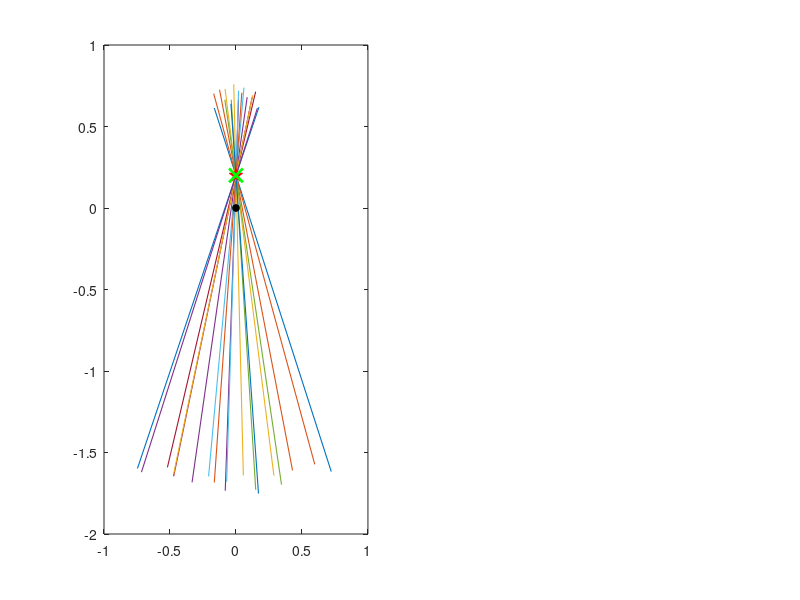

Here is the MATLAB script that generated this plot: (Note: this script raises an error after producing the figure.)
function run_assignment3()
% R16868 Assignment 3: articulated SLIP running with VPP and loaded PD.
% Pure MATLAB implementation; requires no Simulink or other toolboxes.
% Original m08.slx and m08_params.m are included as course_starter files.
% Fixed-step RK4 with touchdown and liftoff events and a single stance leg.
% Run this function from anywhere: addpath('src'); run_assignment3
root = fileparts(fileparts(mfilename('fullpath')));
figdir = fullfile(root, 'figures');
if ~exist(figdir,'dir'), mkdir(figdir); end
p = struct('m',70,'g',9.81,'k',20000,'l0',1,'d',0.2,'J',3.5,...
           'aoa',68*pi/180,'h',0.2,'Kp',200,'Kd',30,'D',0,...
           'dt',1e-4,'T',4,'phi0',-0.02);

vpp = simulate_runner(p,'vpp');
pd = simulate_runner(p,'pd');
vfit = pivot_fit(vpp,p.h);
pfit = pivot_fit(pd,p.h);
fprintf('VPP: best fit (%.6f, %.6f) m, RMS %.6e m (%d points)\n', ...
    vfit.xy(1), vfit.xy(2), vfit.rms, vfit.n);
fprintf('PD:  best fit (%.6f, %.6f) m, RMS %.6f m (%d points)\n', ...
    pfit.xy(1), pfit.xy(2), pfit.rms, pfit.n);

f = figure('Color','w','Position',[100 100 1100 460]);
subplot(1,2,1); plot_lines(vpp,vfit,p.h,'Geometric VPP');
subplot(1,2,2); plot_lines(pd,pfit,p.h,'Load-modulated PD');
print(f,fullfile(figdir,'matlab_grf_pivots.pdf'),'-dpdf','-bestfit');close(f);

p.D=10; damped=simulate_runner(p,'vpp');p.D=0;
dfit=pivot_fit(damped,p.h);
fprintf('Damped VPP: best fit (%.6f, %.6f) m, RMS %.6f m\n', ...
    dfit.xy(1),dfit.xy(2),dfit.rms);
f=figure('Color','w','Position',[100 100 1000 370]);
plot(vpp(:,1),vpp(:,6)*180/pi,'LineWidth',1.1);hold on;
plot(damped(:,1),damped(:,6)*180/pi,'LineWidth',1.1);
plot(pd(:,1),pd(:,6)*180/pi,'LineWidth',1.1);
ylim([-60 60]);xlim([0 3.5]);grid on;
xlabel('Time (s)');ylabel('Trunk pitch (deg)');
legend('VPP','VPP + load-modulated damping','Load-modulated PD','Location','best');
print(f,fullfile(figdir,'matlab_pitch_comparison.pdf'),'-dpdf','-bestfit');close(f);

f=figure('Color','w','Position',[100 100 1000 360]);
for hh=[-0.2,-0.1,0,0.1,0.2,0.4]
    p.h=hh;p.T=2.2;
    s=simulate_runner(p,'vpp');
    plot(s(:,1),s(:,6)*180/pi,'LineWidth',1.1, ...
        'DisplayName',sprintf('h=%+.1f m',hh));hold on;
end
ylim([-90 90]);xlim([0 2.2]);grid on;
xlabel('Time (s)');ylabel('Trunk pitch (deg)');legend('Location','best');
print(f,fullfile(figdir,'matlab_vpp_height_sensitivity.pdf'),'-dpdf','-bestfit');close(f);
end

function rows = simulate_runner(p,mode)
% cols: time, x,z,vx,vz,phi,omega,stance,fp,Fx,Fz,tau,Fs
n = ceil(p.T/p.dt);
rows = zeros(n,13);
y = [0;1.1+p.d*cos(p.phi0);5;0;p.phi0;0];
stance = false;fp=0;
prev_hz = y(2)-p.d*cos(y(5)); tD=-1e3;
for i=1:n
    t=(i-1)*p.dt;
    x=y(1);z=y(2);vx=y(3);vz=y(4);phi=y(5);w=y(6);
    hx=x+p.d*sin(phi);hz=z-p.d*cos(phi);
    if ~stance && hz<=p.l0*sin(p.aoa) && prev_hz>p.l0*sin(p.aoa) ...
           && (vz+p.d*sin(phi)*w)<0
        stance=true;fp=hx+p.l0*cos(p.aoa);tD=t;
    end
    if stance
        rx=hx-fp;rz=hz;ell=hypot(rx,rz);
        ell_dot=(rx*(vx+p.d*cos(phi)*w)+rz*(vz+p.d*sin(phi)*w))/ell;
        if ell>=p.l0 && ell_dot>0 && t-tD>0.03
            stance=false;
        end
    end
    if stance
        [Fx,Fz,tau,Fs] = leg_force(y,fp,p,mode);
    else
        Fx=0;Fz=0;tau=0;Fs=0;
    end
    rows(i,:)=[t y' double(stance) fp Fx Fz tau Fs];
    a=dynamics(y,stance,fp,p,mode);
    b=dynamics(y+p.dt*a/2,stance,fp,p,mode);
    c=dynamics(y+p.dt*b/2,stance,fp,p,mode);
    e=dynamics(y+p.dt*c,stance,fp,p,mode);
    y=y+p.dt*(a+2*b+2*c+e)/6;
    prev_hz=hz;
    if any(~isfinite(y)) || abs(y(5))>pi || y(2)<0.6
        rows=rows(1:i,:);
        warning('Terminated %s, h=%.2f at %.3f s: fall/pitch limit',mode,p.h,t);
        break;
    end
end
end

function dy = dynamics(y,stance,fp,p,mode)
if stance
    [Fx,Fz,tau]=leg_force(y,fp,p,mode);
else
    Fx=0;Fz=0;tau=0;
end
ph=y(5);
dy=[y(3);y(4);Fx/p.m;Fz/p.m-p.g;y(6); ...
    (tau+p.d*(Fx*cos(ph)+Fz*sin(ph)))/p.J];
end

function [Fx,Fz,tau,Fs,ell]=leg_force(y,fp,p,mode)
rx=y(1)+p.d*sin(y(5))-fp;
rz=y(2)-p.d*cos(y(5));
ell=hypot(rx,rz);
Fs=p.k*max(0,p.l0-ell);
if Fs<=0
    Fx=0;Fz=0;tau=0;return;
end
phi=y(5);omega=y(6);
if strcmp(mode,'vpp')
    L=p.d+p.h;
    denom=ell^2+L*(rz*cos(phi)-rx*sin(phi));
    if abs(denom)<1e-9,error('Singular VPP lever arm');end
    tau=-Fs*ell*L*(rx*cos(phi)+rz*sin(phi))/denom ...
        -p.D*(Fs/p.m)*omega;
elseif strcmp(mode,'pd')
    tau=-(p.Kp*phi+p.Kd*omega)*(Fs/p.m);
else
    error('Unknown controller');
end
Fx=rx*Fs/ell+rz*tau/(ell^2);
Fz=rz*Fs/ell-rx*tau/(ell^2);
end

function [lines,times]=body_lines(data)
mask=data(:,8)>0.5 & data(:,13)>100;
a=data(mask,:);t=a(:,1);
x=a(:,2);z=a(:,3);phi=a(:,6);fp=a(:,9);
fx=a(:,10);fz=a(:,11);
xb=(fp-x).*cos(phi)-z.*sin(phi);
zb=-(fp-x).*sin(phi)-z.*cos(phi);
fxb=fx.*cos(phi)+fz.*sin(phi);
fzb=-fx.*sin(phi)+fz.*cos(phi);
mag=hypot(fxb,fzb);
lines=[xb zb fxb./mag fzb./mag];times=t;
end

function result=pivot_fit(data,h)
[L,~]=body_lines(data);
A=[-L(:,4) L(:,3)];
b=sum(A.*L(:,1:2),2);
xy=A\b;
rms=sqrt(mean((A*xy-b).^2));
target_rms=sqrt(mean((A*[0;h]-b).^2));
result=struct('xy',xy,'rms',rms,'target_rms',target_rms,'n',size(L,1));
end

function plot_lines(data,fit,h,caption)
[L,t]=body_lines(data);
L=L(t>=0.5 & t<=2.3,:);
idx=unique(round(linspace(1,size(L,1),18)));
for j=idx
    x0=L(j,1);z0=L(j,2);ux=L(j,3);uz=L(j,4);
    ls=linspace(-0.6,1.8,2);
    plot(x0+ls*ux,z0+ls*uz,'LineWidth',0.8);hold on;
end
plot(0,0,'ko','MarkerFaceColor','k','MarkerSize',5);
plot(0,h,'rp','MarkerFaceColor','r','MarkerSize',10);
plot(fit.xy(1),fit.xy(2),'gx','LineWidth',2,'MarkerSize',10);
xline(0,':');yline(0,':');axis equal;xlim([-0.8 0.8]);ylim([-1.6 0.75]);grid on;
title(sprintf('%s (RMS %.2f cm)',caption,100*fit.rms));
xlabel('Body x (m)');ylabel('Body z (m)');
end
